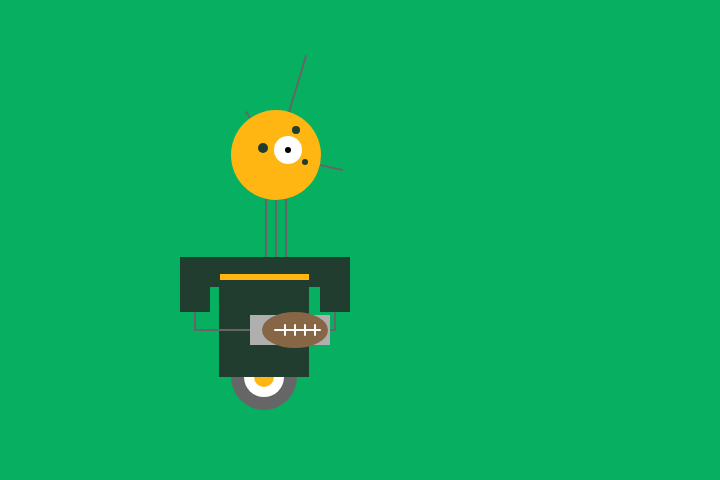
Frame 1 (no input)
Frame 60 (no input): identical to frame 1, image omitted
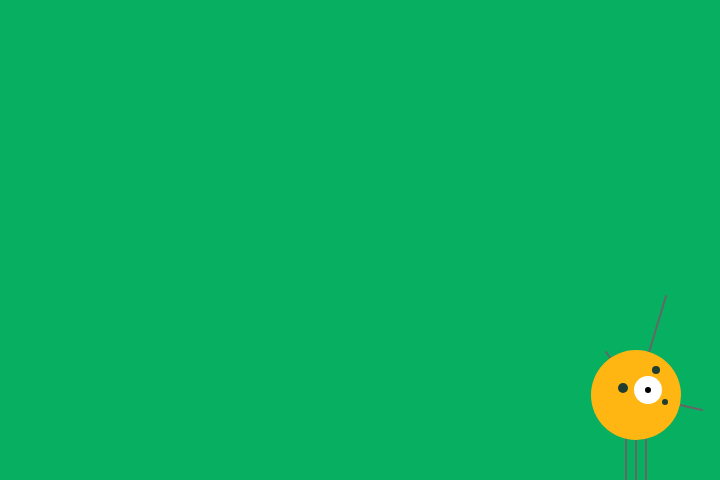
Frame 120 (the mouse pressed at the canvas centre since frame 60)

The p5.js sketch that drew these frames (run headless with seeded random() and noise() and a simulated clock; from frame 60 on, the mouse is pressed at the canvas centre):

// p5.js sketch
// ── sketch.js
/* The background line of code appears to conceal each redrawing of
the robot by masking it with another color so that only the most recent
drawing is visible. At least I think that's what's happening.
*/function setup() {
  createCanvas(720, 480);
  smooth();
  strokeWeight(2);
}
function draw() {
  background(7, 175, 97); // Playfield color
  translate(mouseX, mouseY);
  // Neck
  stroke(102);
  line(266, 257, 266, 162); // Left neck (x,y [start], x,y [end])
  line(276, 257, 276, 162); // Middle neck (x,y [start], x,y [end])
  line(286, 257, 286, 162); // Right neck (x,y [start], x,y [end])
  
  // Antennae
  line(276, 155, 246, 112); // Left antenna (x,y [start], x,y [end])
  line(276, 155, 306, 56); // Middle antenna (x,y [start], x,y [end])
  line(276, 155, 342, 170); // Right antenna (x,y [start], x,y [end])
  
  // Body
  noStroke(); // If stroke was applied, would be on everything below this line 18
  fill(102); // RGB color fill of outside wheel
  ellipse(264, 377, 66, 66); // Outside heel shape(x, y, width, height)
  ellipse(264, 377, 20, 20); // Inside wheel shape(x, y, width, height)
  fill(255); // White wall of wheel
  ellipse(264, 377, 40, 40); // White wall shape(x, y, width, height)
  fill(255,182,18); // RGB color fill of inside wheel
  ellipse(264, 377, 20, 20); // Inside wheel shape(x, y, width, height)
  fill(33,61,48);// RGB color fill of main body and right sleeve
  rect(300, 257, 40, 30); // Right sleeve horz rec
  rect(219, 257, 90, 120); // Body shape(x, y, width, height)
  fill(255,182,18); // RGB color fill of body stripe
  rect(219, 274, 90, 6); // Stripe shape(x, y, width, height)
  stroke(102);
  line(195, 305, 195, 330) // Left arm vert
  line(195, 330, 335, 330) // Arm horz
  line(335, 310, 335, 330) // Right arm vert
  noStroke();
  fill(33,61,48);// RGB color fill of left sleeve
  rect(180, 257, 30, 55); // Left sleeve vert rec
  rect(180, 257, 40, 30); // Left sleeve horz rec
  rect(320, 257, 30, 55); // Right sleeve vert rec
  fill(175);// RGB color fill of 
  rect(250, 315, 80, 30); // hands rect
 
  // Football
  fill(135, 102, 70); // RGB color fill of football
  ellipse(295, 330, 66, 36); // Football shape(x, y, width, height)
  stroke(252);
  line(285, 325, 285, 335) // Football vert stitch
  line(295, 325, 295, 335) // Football vert stitch
  line(305, 325, 305, 335) // Football vert stitch
  line(315, 325, 315, 335) // Football vert stitch
  line(275, 330, 320, 330) // Football horz stitch

  // Head
  noStroke();
  fill(255,182,18); // RGB color fill of head
  ellipse(276, 155, 90, 90); // Head shape(x, y, width, height)
  fill(255); // RGB color fill of eye
  ellipse(288, 150, 28, 28); // Eye shape(x, y, width, height)
  fill(0);  // RGB color fill of pupil
  ellipse(288, 150, 6, 6); // Pupil shape(x, y, width, height)
  fill(33,61,48); // RGB color fill of circles around eye 
  ellipse(263, 148, 10, 10); // Left eye circle shape(x, y, width, height)
  ellipse(296, 130, 8, 8); // Middle eye circle shape(x, y, width, height)
  ellipse(305, 162, 6, 6); // Right eye circle shape(x, y, width, height)
  
}
